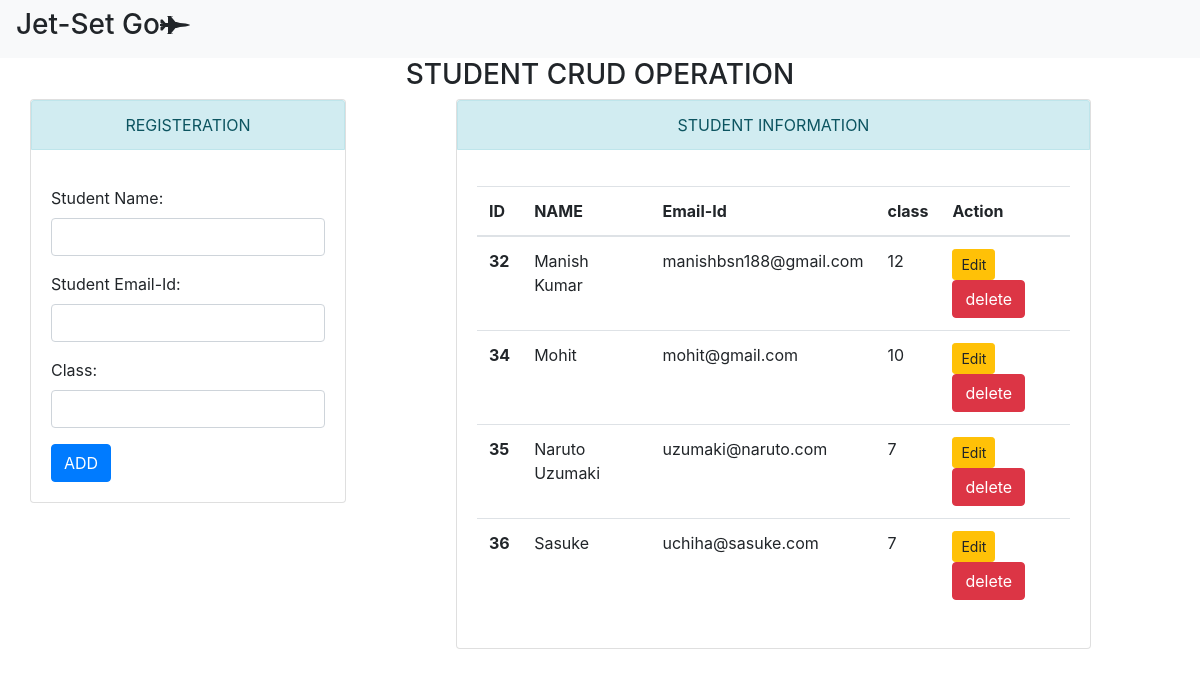
The page / on the database its author committed.
### myapp/models.py (models this page shows)
class StudentModel(models.Model):
    name = models.CharField(max_length=200)
    email = models.EmailField(max_length=200)
    grade = models.IntegerField()

### myapp/views.py (the view)
# urls.py: path('',views.index,name = 'index'),
def index(request):
    if request.method =='POST':
        fm = StudentForm(request.POST)
        if fm.is_valid():
            nm=fm.cleaned_data['name']
            em=fm.cleaned_data['email']
            gd=fm.cleaned_data['grade']
            reg = StudentModel(name=nm,email=em,grade=gd)
            reg.save()
            fm = StudentForm()
    else:
        fm = StudentForm()
    stud=StudentModel.objects.all()
    return render(request,'myapp/addandshow.html',{'form':fm,
    'stu':stud,})

### myapp/forms.py
class StudentForm(forms.ModelForm):
    class Meta:
        model = StudentModel
        fields = ['name','email','grade']
        labels = {
            'name':'Student Name',
            'email':'Student Email-Id',
            'grade':'Class',
        }
        widgets = {
            'name':forms.TextInput(attrs={'class':'form-control'}),
            'email':forms.EmailInput(attrs={'class':'form-control'}),
            'grade':forms.TextInput(attrs={'class':'form-control'}),
        }

### myapp/templates/myapp/addandshow.html (shortened to what this page needs)
{% extends 'myapp/base.html' %}
{% block content %}
<div >
    <h3 class=" text-center ">STUDENT CRUD OPERATION</h3>
</div>
<div class="row">
    <div class="con-sm-4">
        <form action="" method="POST">
            <div class="card">
                <div class="card-header text-center alert alert-info">
                 REGISTERATION
                </div>
                <div class="card-body">
                  <form action="" method="post">
                      {{form.as_p}}
                      <input type="SUBMIT" value="ADD" class="btn btn-primary">
                  </form>
                </div>
              </div>
        </form>
    </div>
    <div class="col-sm-7 offset-1">
        <div class="card">
            <div class="card-header text-center alert alert-info">
           STUDENT INFORMATION
            </div>
            <div class="card-body">
             {% if stu %}
             <table class="table table-hover">
                <thead>
                  <tr>
                    <th scope="col">ID</th>
                    <th scope="col">NAME</th>
                    <th scope="col">Email-Id</th>
                    <th scope="col">class</th>
                    <th scope="col">Action</th>
                  </tr>
                </thead>
                <tbody>
                {% for st in stu %}
                  <tr>
                    <th scope="row">{{st.id}}</th>
                    <td>{{st.name}}</td>
                    <td>{{st.email}}</td>
                    <td>{{st.grade}}</td>
                    <td>
                        <a href="{% url 'update' st.id  %}"class="btn btn-warning btn-sm">Edit</a>
                        <form action="{% url 'delete' st.id  %}" method="POST" class="d-inline">
                            <input type="submit" class="btn btn-danger" value="delete">
                        </form>
                    </td>
                  </tr>
                  {% endfor %}
                </tbody>
              </table>
             {% else %}
             <h4>NO DATA </h4>
             {% endif %}
            </div>
          </div>
    </div>
</div>
{% endblock %}

### myapp/templates/myapp/base.html (shortened to what this page needs)
<!doctype html>
<html lang="en">
  <head>
    <link rel="stylesheet" href="https://cdn.jsdelivr.net/npm/bootstrap@4.6.0/dist/css/bootstrap.min.css">
    <link rel="stylesheet" href="https://stackpath.bootstrapcdn.com/font-awesome/4.7.0/css/font-awesome.min.css">
  </head>
  <body>
    <nav class="navbar navbar-light bg-light">
      <h3>Jet-Set Go<i class="fa fa-fighter-jet" aria-hidden="true"></i></h3>
    </nav>
    <div class="container">
        {% block content %}
        {% endblock %}
    </div>
  </body>
</html>

### rows shown on the page
StudentModel: id "32", name "Manish Kumar", email "manishbsn188@gmail.com", grade "12"
StudentModel: id "34", name "Mohit", email "mohit@gmail.com", grade "10"
StudentModel: id "35", name "Naruto Uzumaki", email "uzumaki@naruto.com", grade "7"
StudentModel: id "36", name "Sasuke", email "uchiha@sasuke.com", grade "7"
